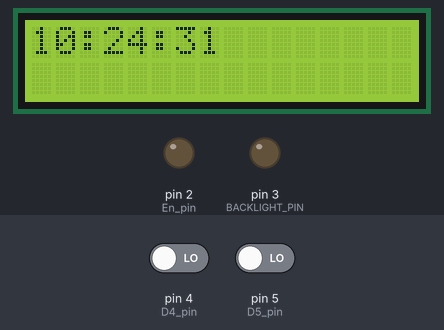
A sketch run on a simulated Arduino Uno, built with avr-gcc and run on an emulated ATmega328P. Parts: 16×2 character LCD, output pins drawn as LEDs (lit = HIGH). The test bench sets the inputs (shaded band); at power-on: pin 4 (D4_pin) LOW, pin 5 (D5_pin) LOW. The local clock reads 2024-03-15 10:24:30 at power-on unless the sketch sets it; what the sketch prints to the serial monitor is not drawn.

Above: at 1.2 s.
1.3 s: pin 4 (D4_pin) driven HIGH
At 2.6 s:
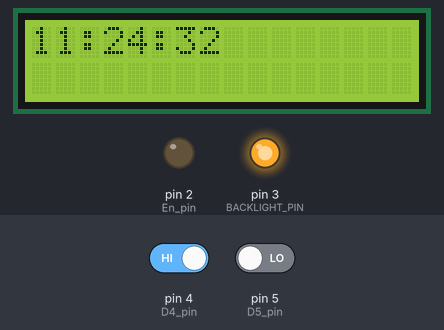
4.3 s: pin 5 (D5_pin) driven HIGH
At 4.9 s:
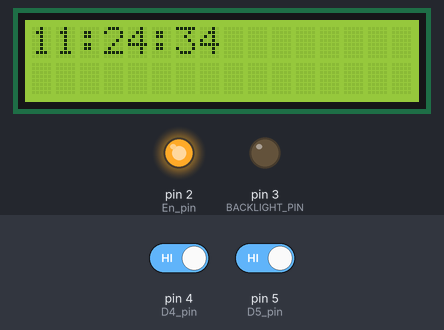
At 6.8 s:
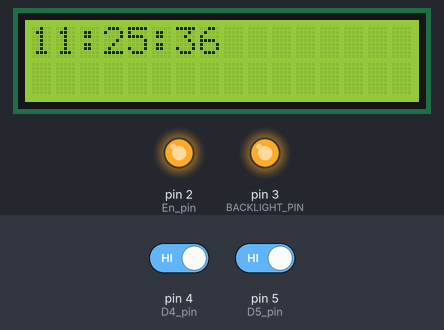
Timing chart, 0 to 13.3 s (numbered marks = the images above; inputs shaded):
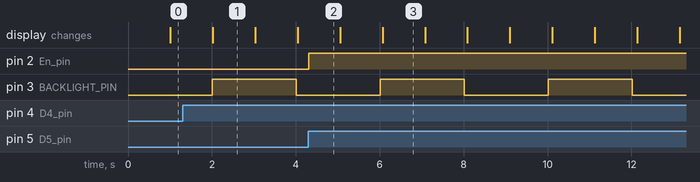

Measured:
- after the input at 1.3 s, pin 3 (BACKLIGHT_PIN): LOW → HIGH after 0.71 s, → LOW 2.0 s later
- after the input at 4.3 s, pin 2 (En_pin): LOW → HIGH at once
- what the display in image 1 shows lasts 1.0 s, from 2.0 s to 3.0 s

The sketch:

releclock_v2.ino
```cpp
//#define SIMULA
#define RTC

/**
 * Collegare al pin 2 il relè per i minuti
 * Al pin 3 il relè per i rintocchi delle ore
 * al pin 4 e 5 collegare due pulsanti con resistenza pull down per cambio ora e minuti
 * Rintocchi abilitati dalle 7 alle 19
 * tempo rintocco: 2s
 * Collegare RTC DS3231 via I2c
 * Collegare display LCD AZDelivery 16x2 con I2C
 *
 * Installare la libreria
 * //https://bitbucket.org/fmalpartida/new-liquidcrystal
 */

#include <Wire.h>
#include <LiquidCrystal_I2C.h>
#include "RTClib.h"

RTC_DS3231 rtc;

#define I2C_ADDR 0x27
#define BACKLIGHT_PIN 3
#define En_pin 2
#define Rw_pin 1
#define Rs_pin 0
#define D4_pin 4
#define D5_pin 5
#define D6_pin 6
#define D7_pin 7

LiquidCrystal_I2C lcd(I2C_ADDR,En_pin,Rw_pin,Rs_pin,D4_pin,D5_pin,D6_pin,D7_pin);

char orario[] = "00:00:00";
int mi, pvmi;
int ho, pvho;
unsigned long t1, t2, currtm;
int sequenza;
int stato_minuti = LOW;
int stato_ora = LOW;

#ifdef SIMULA
unsigned long t3;  //siumulazione
int hh, mm;
#endif

//pulsanti cambio ora
DateTime now;
byte btm, pbtm;
byte bth, pbth;

void setup() {
  Serial.begin(9600);
  pinMode(2, OUTPUT);
  pinMode(3, OUTPUT);
  pinMode(4, INPUT);
  pinMode(5, INPUT);
  digitalWrite(2, LOW);
  digitalWrite(3, LOW);
  lcd.begin(16,2);
  lcd.setBacklightPin(BACKLIGHT_PIN,POSITIVE);
  lcd.setBacklight(HIGH);

  lcd.home();

  if (!rtc.begin()) {
    Serial.println("Controlla le connessioni");
    while(true);
  }
  //rtc.adjust(DateTime(F(__DATE__), F(__TIME__)));
  #ifdef SIMULA
  Serial.println("simulazione");
  hh = 14;
  mm = 58;
  #else
  Serial.println("Rele Clock");
  #endif
  DateTime now = rtc.now();
  gettime(now, &mi, &ho);
  pvmi = mi;
  pvho = ho;
}

void loop() {
  currtm = millis();
  now = rtc.now();
  sprintf(orario, "%02d:%02d:%02d", now.hour(), now.minute(), now.second());
  gettime(now, &mi, &ho);

  //mi = now.minute();
  if (mi != pvmi) {
    stato_minuti = !stato_minuti;
    digitalWrite(2, stato_minuti);
    Serial.println("MIN");
  }
  //ho = now.hour();
  if (ho != pvho) {
    if ((ho >= 7) && (ho <= 19)) {
      sequenza = (ho > 12 ? ho-12 : ho) * 2;
      stato_ora = LOW;
      Serial.println("ORA");
    } else {
      Serial.println("ORA disabilitata");
    }
  }

  if (((currtm-t2) > 2000) && sequenza > 0){
    stato_ora = !stato_ora;
    digitalWrite(3, stato_ora);
    Serial.print("SEQ:");
    Serial.println(sequenza);
    sequenza--;
    t2 = millis();
  }

  if ((currtm-t1) > 1000) {
    lcd.setCursor(0,0);
    lcd.print(orario);
    Serial.println(orario);
    t1 = millis();
  }

  #ifdef SIMULA
  //clock simulato
  if ((currtm-t3) > 5000) {
    updateclock();
    t3 = millis();
  }
  #endif

  //pulsanti setup ora/min
  btm = digitalRead(4);
  if (btm && !pbtm) {
    cambiaOra();
  }
  pbtm = btm;

  bth = digitalRead(5);
  if (bth && !pbth) {
    cambiaMin();
  }
  pbth = bth;


  pvmi = mi;
  pvho = ho;
}

#ifdef SIMULA
void updateclock(){
  mm++;
  if (mm >= 60) {
    mm = 0;
    hh++;
    if (hh >= 24) hh = 0;
  }
  Serial.print(hh);
  Serial.print(":");
  Serial.println(mm);
}
#endif

void gettime(DateTime now, int *mi, int *ho){
  #ifdef SIMULA
  *mi = mm;
  *ho = hh;
  #else
  *mi = now.minute();
  *ho = now.hour();
  #endif
}

void cambiaOra() {
  Serial.println("h");
  int n = now.hour() + 1;
  if (n >= 24) n = 0;

  rtc.adjust(DateTime(now.year(), now.month(), now.day(), n, now.minute(), now.second()));

}
void cambiaMin() {
  Serial.println("m");
  int n = now.minute() + 1;
  if (n >= 60) n = 0;

  rtc.adjust(DateTime(now.year(), now.month(), now.day(), now.hour(), n, now.second()));
}
```
